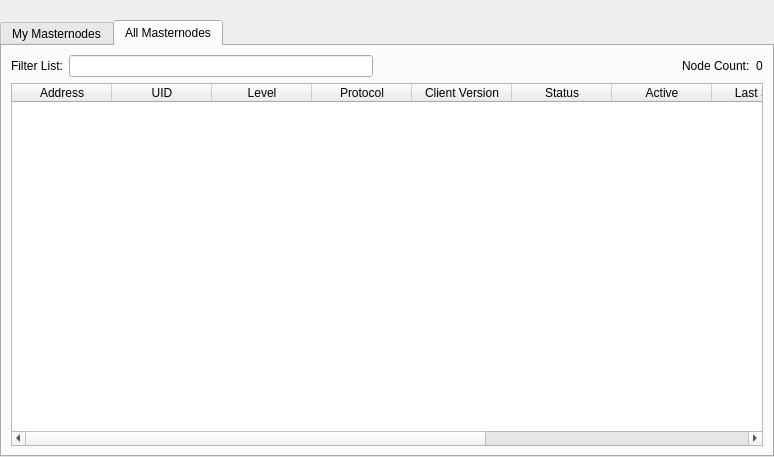
<?xml version="1.0" encoding="UTF-8"?>
<ui version="4.0">
 <class>MasternodeList</class>
 <widget class="QWidget" name="MasternodeList">
  <property name="geometry">
   <rect>
    <x>0</x>
    <y>0</y>
    <width>774</width>
    <height>457</height>
   </rect>
  </property>
  <property name="windowTitle">
   <string>Form</string>
  </property>
  <layout class="QVBoxLayout" name="topLayout">
   <property name="leftMargin">
    <number>0</number>
   </property>
   <property name="topMargin">
    <number>0</number>
   </property>
   <property name="rightMargin">
    <number>0</number>
   </property>
   <property name="bottomMargin">
    <number>0</number>
   </property>
   <item>
    <layout class="QVBoxLayout" name="verticalLayout">
     <property name="bottomMargin">
      <number>0</number>
     </property>
     <item>
      <spacer name="horizontalSpacer0">
       <property name="orientation">
        <enum>Qt::Horizontal</enum>
       </property>
       <property name="sizeHint" stdset="0">
        <size>
         <width>40</width>
         <height>20</height>
        </size>
       </property>
      </spacer>
     </item>
     <item>
      <widget class="QTabWidget" name="tabWidget">
       <property name="currentIndex">
        <number>1</number>
       </property>
       <widget class="QWidget" name="tabMyMasternodes">
        <attribute name="title">
         <string>My Masternodes</string>
        </attribute>
        <layout class="QGridLayout" name="gridLayout_2">
         <item row="0" column="0">
          <layout class="QVBoxLayout" name="verticalLayout_2">
           <property name="bottomMargin">
            <number>0</number>
           </property>
           <item>
            <layout class="QHBoxLayout" name="horizontalLayout_note">
             <property name="bottomMargin">
              <number>0</number>
             </property>
             <item>
              <widget class="QLabel" name="updateNote">
               <property name="text">
                <string>Note: Status of your masternodes in local wallet can potentially be slightly incorrect.&lt;br /&gt;Always wait for wallet to sync additional data and then double check from another node&lt;br /&gt;if your masternode should be running but you still do not see &quot;ENABLED&quot; in &quot;Status&quot; field.</string>
               </property>
              </widget>
             </item>
            </layout>
           </item>
           <item>
            <widget class="QTableWidget" name="tableWidgetMyMasternodes">
             <property name="minimumSize">
              <size>
               <width>695</width>
               <height>0</height>
              </size>
             </property>
             <property name="editTriggers">
              <set>QAbstractItemView::NoEditTriggers</set>
             </property>
             <property name="alternatingRowColors">
              <bool>true</bool>
             </property>
             <property name="selectionMode">
              <enum>QAbstractItemView::SingleSelection</enum>
             </property>
             <property name="selectionBehavior">
              <enum>QAbstractItemView::SelectRows</enum>
             </property>
             <property name="sortingEnabled">
              <bool>true</bool>
             </property>
             <attribute name="horizontalHeaderStretchLastSection">
              <bool>true</bool>
             </attribute>
             <column>
              <property name="text">
               <string>Alias</string>
              </property>
             </column>
             <column>
              <property name="text">
               <string>Address</string>
              </property>
             </column>
             <column>
              <property name="text">
               <string>Level</string>
              </property>
             </column>
             <column>
              <property name="text">
               <string>Protocol</string>
              </property>
             </column>
             <column>
              <property name="text">
               <string>Status</string>
              </property>
             </column>
             <column>
              <property name="text">
               <string>Active</string>
              </property>
             </column>
             <column>
              <property name="text">
               <string>Last Seen</string>
              </property>
             </column>
             <column>
              <property name="text">
               <string>Payee</string>
              </property>
             </column>
             <column>
              <property name="text">
               <string>24h Coins</string>
              </property>
             </column>
             <column>
              <property name="text">
               <string>Luck</string>
              </property>
             </column>
            </widget>
           </item>
           <item>
            <layout class="QHBoxLayout" name="horizontalLayout_5">
             <property name="bottomMargin">
              <number>0</number>
             </property>
             <item>
              <widget class="QPushButton" name="startButton">
               <property name="text">
                <string>S&amp;tart alias</string>
               </property>
              </widget>
             </item>
             <item>
              <widget class="QPushButton" name="startAllButton">
               <property name="text">
                <string>Start &amp;all</string>
               </property>
              </widget>
             </item>
             <item>
              <widget class="QPushButton" name="startMissingButton">
               <property name="text">
                <string>Start &amp;MISSING</string>
               </property>
              </widget>
             </item>
             <item>
              <widget class="QPushButton" name="UpdateButton">
               <property name="text">
                <string>&amp;Update status</string>
               </property>
              </widget>
             </item>
             <item>
              <widget class="QLabel" name="autoupdate_label">
               <property name="text">
                <string>Status will be updated automatically in (sec):</string>
               </property>
              </widget>
             </item>
             <item>
              <widget class="QLabel" name="secondsLabel">
               <property name="text">
                <string>0</string>
               </property>
              </widget>
             </item>
             <item>
              <spacer name="horizontalSpacer_5">
               <property name="orientation">
                <enum>Qt::Horizontal</enum>
               </property>
               <property name="sizeHint" stdset="0">
                <size>
                 <width>40</width>
                 <height>20</height>
                </size>
               </property>
              </spacer>
             </item>
            </layout>
           </item>
          </layout>
         </item>
        </layout>
       </widget>
       <widget class="QWidget" name="tabAllMasternodes">
        <attribute name="title">
         <string>All Masternodes</string>
        </attribute>
        <layout class="QGridLayout" name="gridLayout">
         <item row="0" column="0">
          <layout class="QHBoxLayout" name="horizontalLayout_3">
           <property name="bottomMargin">
            <number>0</number>
           </property>
           <item>
            <widget class="QLabel" name="label_filter">
             <property name="text">
              <string>Filter List:</string>
             </property>
            </widget>
           </item>
           <item>
            <widget class="QLineEdit" name="filterLineEdit">
             <property name="toolTip">
              <string>Filter masternode list</string>
             </property>
            </widget>
           </item>
           <item>
            <spacer name="horizontalSpacer_3">
             <property name="orientation">
              <enum>Qt::Horizontal</enum>
             </property>
             <property name="sizeHint" stdset="0">
              <size>
               <width>10</width>
               <height>20</height>
              </size>
             </property>
            </spacer>
           </item>
           <item>
            <widget class="QLabel" name="label_count">
             <property name="text">
              <string>Node Count:</string>
             </property>
            </widget>
           </item>
           <item>
            <widget class="QLabel" name="countLabel">
             <property name="text">
              <string>0</string>
             </property>
            </widget>
           </item>
          </layout>
         </item>
         <item row="1" column="0">
          <widget class="QTableWidget" name="tableWidgetMasternodes">
           <property name="editTriggers">
            <set>QAbstractItemView::NoEditTriggers</set>
           </property>
           <property name="alternatingRowColors">
            <bool>true</bool>
           </property>
           <property name="selectionBehavior">
            <enum>QAbstractItemView::SelectRows</enum>
           </property>
           <property name="sortingEnabled">
            <bool>true</bool>
           </property>
           <attribute name="horizontalHeaderStretchLastSection">
            <bool>true</bool>
           </attribute>
           <column>
            <property name="text">
             <string>Address</string>
            </property>
           </column>
           <column>
            <property name="text">
             <string>UID</string>
            </property>
           </column>
           <column>
            <property name="text">
             <string>Level</string>
            </property>
           </column>
           <column>
            <property name="text">
             <string>Protocol</string>
            </property>
           </column>
           <column>
            <property name="text">
             <string>Client Version</string>
            </property>
           </column>
           <column>
            <property name="text">
             <string>Status</string>
            </property>
           </column>
           <column>
            <property name="text">
             <string>Active</string>
            </property>
           </column>
           <column>
            <property name="text">
             <string>Last Seen</string>
            </property>
           </column>
           <column>
            <property name="text">
             <string>Payee</string>
            </property>
           </column>
           <column>
            <property name="text">
             <string>24h Coins</string>
            </property>
           </column>
           <column>
            <property name="text">
             <string>Luck</string>
            </property>
           </column>
          </widget>
         </item>
        </layout>
       </widget>
      </widget>
     </item>
    </layout>
   </item>
  </layout>
 </widget>
 <resources/>
 <connections/>
</ui>
